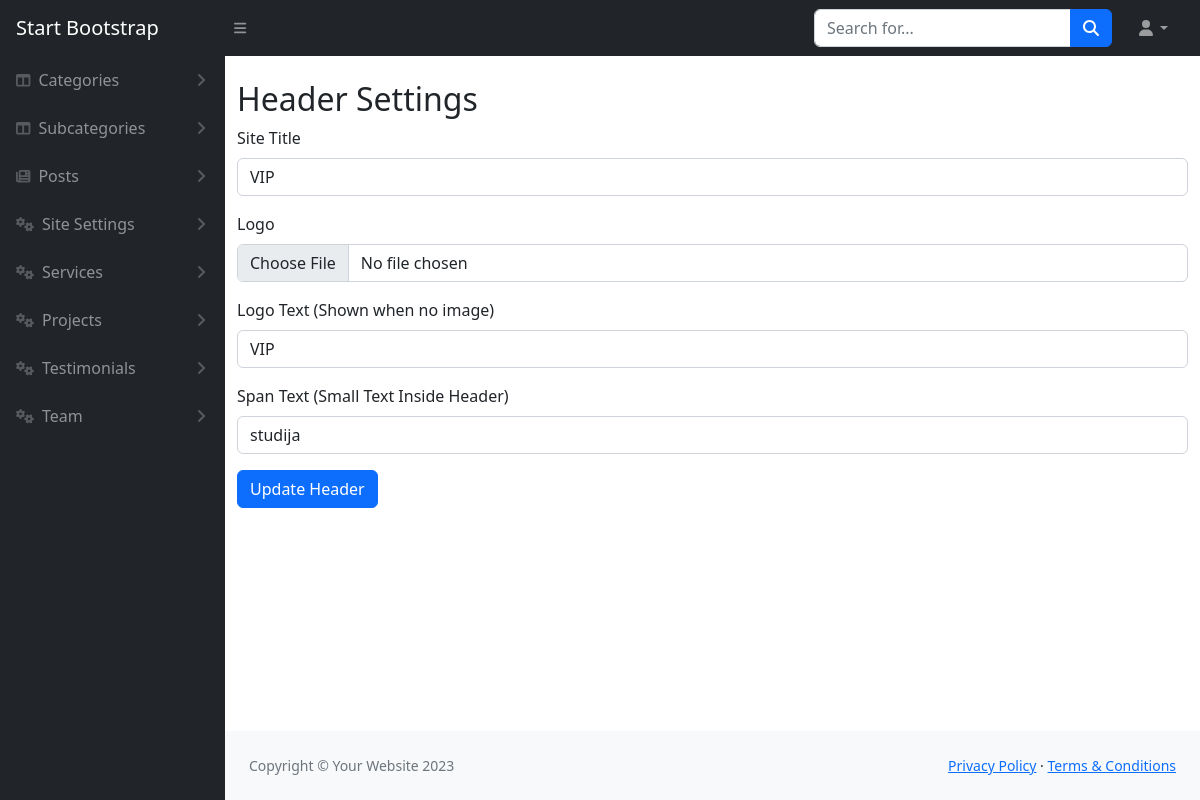
The page /admin/headerSettings.php (signed in) on the database its author committed.
### tables this page shows
CREATE TABLE `site_settings` (
  `id` int(11) NOT NULL,
  `site_title` varchar(255) NOT NULL,
  `logo` varchar(255) DEFAULT NULL,
  `logo_text` varchar(255) DEFAULT NULL,
  `span_text` varchar(50) DEFAULT NULL,
  `footer_text` text DEFAULT NULL,
  `updated_at` timestamp NOT NULL DEFAULT current_timestamp() ON UPDATE current_timestamp()
);

### admin/headerSettings.php (the view, shortened to what this page needs)
<?php
include('../config/db.php');
$result = mysqli_query($con, "SELECT * FROM site_settings LIMIT 1");
$site_settings = mysqli_fetch_assoc($result);
include('includes/header.php');
?>
<div class="container mt-4">
    <h2>Header Settings</h2>
    <form method="POST" enctype="multipart/form-data">
        <div class="mb-3">
            <label class="form-label">Site Title</label>
            <input type="text" name="site_title" class="form-control" value="<?= htmlspecialchars($site_settings['site_title']) ?>" required>
        </div>
        <div class="mb-3">
            <label class="form-label">Logo</label>
            <input type="file" name="logo" class="form-control">
        </div>
        <div class="mb-3">
            <label class="form-label">Logo Text (Shown when no image)</label>
            <input type="text" name="logo_text" class="form-control" value="<?= htmlspecialchars($site_settings['logo_text']) ?>">
        </div>
        <div class="mb-3">
            <label class="form-label">Span Text (Small Text Inside Header)</label>
            <input type="text" name="span_text" class="form-control" value="<?= htmlspecialchars($site_settings['span_text']) ?>">
        </div>
        <button type="submit" class="btn btn-primary">Update Header</button>
    </form>
</div>
<?php include('includes/footer.php'); ?>

### rows shown on the page
site_settings: site_title "VIP", logo_text "VIP", span_text "studija"
